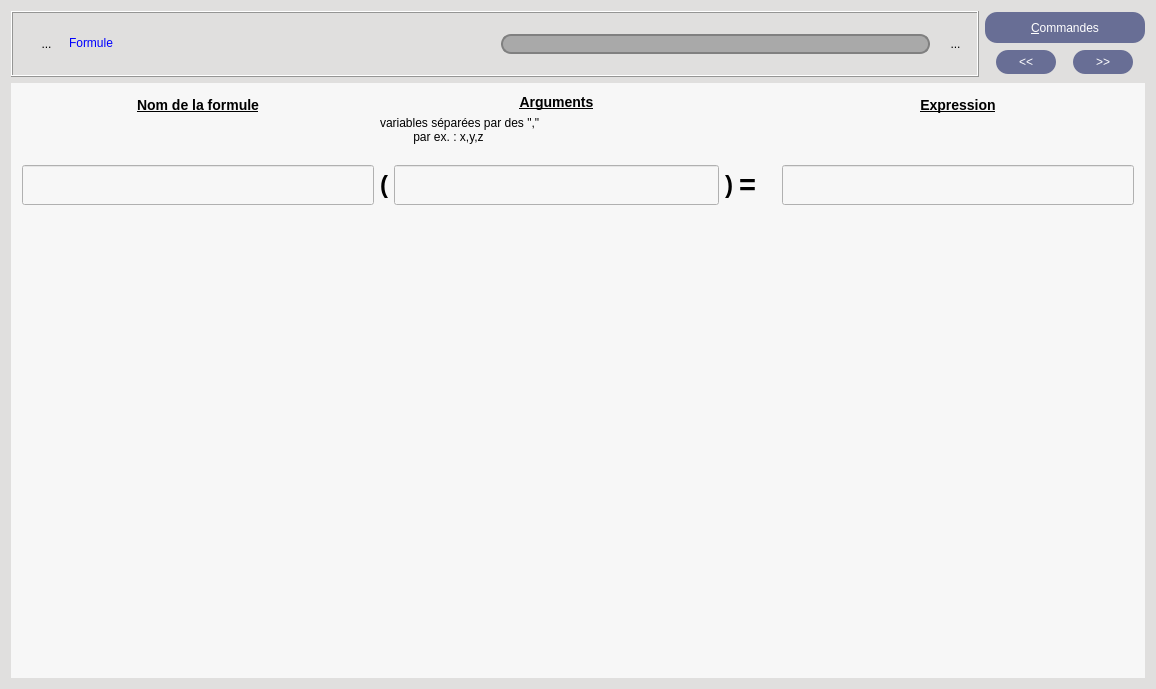
<?xml version="1.0" encoding="UTF-8"?>
<ui version="4.0">
 <class>WidgetFormule</class>
 <widget class="QWidget" name="WidgetFormule">
  <property name="geometry">
   <rect>
    <x>0</x>
    <y>0</y>
    <width>1156</width>
    <height>689</height>
   </rect>
  </property>
  <property name="sizePolicy">
   <sizepolicy hsizetype="Expanding" vsizetype="Expanding">
    <horstretch>0</horstretch>
    <verstretch>0</verstretch>
   </sizepolicy>
  </property>
  <property name="minimumSize">
   <size>
    <width>0</width>
    <height>0</height>
   </size>
  </property>
  <property name="windowTitle">
   <string>DCommandeUnique</string>
  </property>
  <property name="toolTip">
   <string/>
  </property>
  <property name="styleSheet">
   <string notr="true">background-color : rgb(224,223,222);
font : 'times' 9px</string>
  </property>
  <layout class="QVBoxLayout" name="verticalLayout_3">
   <item>
    <layout class="QHBoxLayout" name="horizontalLayout_4">
     <item>
      <widget class="QFrame" name="frame_2">
       <property name="sizePolicy">
        <sizepolicy hsizetype="Preferred" vsizetype="Fixed">
         <horstretch>0</horstretch>
         <verstretch>0</verstretch>
        </sizepolicy>
       </property>
       <property name="frameShape">
        <enum>QFrame::Box</enum>
       </property>
       <property name="frameShadow">
        <enum>QFrame::Raised</enum>
       </property>
       <layout class="QHBoxLayout" name="horizontalLayout">
        <property name="spacing">
         <number>0</number>
        </property>
        <item>
         <spacer name="horizontalSpacer_5">
          <property name="orientation">
           <enum>Qt::Horizontal</enum>
          </property>
          <property name="sizeType">
           <enum>QSizePolicy::Fixed</enum>
          </property>
          <property name="sizeHint" stdset="0">
           <size>
            <width>13</width>
            <height>20</height>
           </size>
          </property>
         </spacer>
        </item>
        <item>
         <widget class="MonBoutonValide" name="RBValide">
          <property name="minimumSize">
           <size>
            <width>17</width>
            <height>31</height>
           </size>
          </property>
          <property name="maximumSize">
           <size>
            <width>21</width>
            <height>31</height>
           </size>
          </property>
          <property name="focusPolicy">
           <enum>Qt::ClickFocus</enum>
          </property>
          <property name="toolTip">
           <string>Affiche le rapport de validité de la commande</string>
          </property>
          <property name="styleSheet">
           <string notr="true">border : 0px</string>
          </property>
          <property name="text">
           <string>...</string>
          </property>
          <property name="icon">
           <iconset>
            <normaloff>../Editeur/icons/ast-green-ball.png</normaloff>../Editeur/icons/ast-green-ball.png</iconset>
          </property>
          <property name="iconSize">
           <size>
            <width>21</width>
            <height>31</height>
           </size>
          </property>
         </widget>
        </item>
        <item>
         <spacer name="horizontalSpacer_3">
          <property name="orientation">
           <enum>Qt::Horizontal</enum>
          </property>
          <property name="sizeType">
           <enum>QSizePolicy::Fixed</enum>
          </property>
          <property name="sizeHint" stdset="0">
           <size>
            <width>13</width>
            <height>20</height>
           </size>
          </property>
         </spacer>
        </item>
        <item>
         <widget class="MonLabelClic" name="labelNomCommande">
          <property name="sizePolicy">
           <sizepolicy hsizetype="MinimumExpanding" vsizetype="Fixed">
            <horstretch>0</horstretch>
            <verstretch>0</verstretch>
           </sizepolicy>
          </property>
          <property name="minimumSize">
           <size>
            <width>150</width>
            <height>31</height>
           </size>
          </property>
          <property name="frameShape">
           <enum>QFrame::NoFrame</enum>
          </property>
          <property name="frameShadow">
           <enum>QFrame::Raised</enum>
          </property>
          <property name="text">
           <string>&lt;html&gt;&lt;head/&gt;&lt;body&gt;&lt;p&gt;&lt;span style=&quot; color:#0000ff;&quot;&gt;Formule&lt;/span&gt;&lt;/p&gt;&lt;/body&gt;&lt;/html&gt;</string>
          </property>
         </widget>
        </item>
        <item>
         <spacer name="toto">
          <property name="orientation">
           <enum>Qt::Horizontal</enum>
          </property>
          <property name="sizeType">
           <enum>QSizePolicy::Maximum</enum>
          </property>
          <property name="sizeHint" stdset="0">
           <size>
            <width>2</width>
            <height>40</height>
           </size>
          </property>
         </spacer>
        </item>
        <item>
         <widget class="QLineEdit" name="LENom">
          <property name="sizePolicy">
           <sizepolicy hsizetype="MinimumExpanding" vsizetype="Fixed">
            <horstretch>0</horstretch>
            <verstretch>0</verstretch>
           </sizepolicy>
          </property>
          <property name="toolTip">
           <string>Nom de l'objet. Seuls, les objets valides peuvent être nommés</string>
          </property>
          <property name="styleSheet">
           <string notr="true"> QLineEdit {
     border: 2px solid gray;
     border-radius: 10px;
     padding: 0 8px;
     background: darkgray;
   /*  selection-background-color: darkgray;*/
 }
QLineEdit:disabled
{
    background: lightgray;
}
/*read-only {
     background: lightblue;*/</string>
          </property>
          <property name="readOnly">
           <bool>false</bool>
          </property>
         </widget>
        </item>
        <item>
         <spacer name="horizontalSpacer_2">
          <property name="orientation">
           <enum>Qt::Horizontal</enum>
          </property>
          <property name="sizeType">
           <enum>QSizePolicy::Ignored</enum>
          </property>
          <property name="sizeHint" stdset="0">
           <size>
            <width>2</width>
            <height>40</height>
           </size>
          </property>
         </spacer>
        </item>
        <item>
         <layout class="QHBoxLayout" name="horizontalLayout_2">
          <property name="spacing">
           <number>4</number>
          </property>
          <property name="sizeConstraint">
           <enum>QLayout::SetFixedSize</enum>
          </property>
         </layout>
        </item>
        <item>
         <spacer name="horizontalSpacer_4">
          <property name="orientation">
           <enum>Qt::Horizontal</enum>
          </property>
          <property name="sizeType">
           <enum>QSizePolicy::Fixed</enum>
          </property>
          <property name="sizeHint" stdset="0">
           <size>
            <width>13</width>
            <height>20</height>
           </size>
          </property>
         </spacer>
        </item>
        <item>
         <widget class="QToolButton" name="RBPoubelle">
          <property name="minimumSize">
           <size>
            <width>21</width>
            <height>31</height>
           </size>
          </property>
          <property name="maximumSize">
           <size>
            <width>21</width>
            <height>31</height>
           </size>
          </property>
          <property name="focusPolicy">
           <enum>Qt::ClickFocus</enum>
          </property>
          <property name="toolTip">
           <string>Détruit la commande</string>
          </property>
          <property name="styleSheet">
           <string notr="true">border : 0px</string>
          </property>
          <property name="text">
           <string>...</string>
          </property>
          <property name="icon">
           <iconset>
            <normaloff>../Editeur/icons/deleteRond.png</normaloff>../Editeur/icons/deleteRond.png</iconset>
          </property>
          <property name="iconSize">
           <size>
            <width>21</width>
            <height>31</height>
           </size>
          </property>
         </widget>
        </item>
       </layout>
       <zorder>RBValide</zorder>
       <zorder>labelNomCommande</zorder>
       <zorder>LENom</zorder>
       <zorder>horizontalSpacer_3</zorder>
       <zorder>horizontalSpacer_4</zorder>
       <zorder>RBPoubelle</zorder>
       <zorder>horizontalSpacer_5</zorder>
      </widget>
     </item>
     <item>
      <layout class="QVBoxLayout" name="verticalLayout_2">
       <item>
        <widget class="QPushButton" name="bCatalogue">
         <property name="sizePolicy">
          <sizepolicy hsizetype="Fixed" vsizetype="Fixed">
           <horstretch>0</horstretch>
           <verstretch>0</verstretch>
          </sizepolicy>
         </property>
         <property name="minimumSize">
          <size>
           <width>160</width>
           <height>31</height>
          </size>
         </property>
         <property name="focusPolicy">
          <enum>Qt::ClickFocus</enum>
         </property>
         <property name="toolTip">
          <string>Affiche les commandes possibles</string>
         </property>
         <property name="styleSheet">
          <string notr="true">background-color:rgb(104,110,149);
color :white;
border-radius : 12px
</string>
         </property>
         <property name="text">
          <string>&amp;Commandes</string>
         </property>
         <property name="shortcut">
          <string>Shift+A, Alt+A, Alt+A, Alt+A</string>
         </property>
         <property name="autoDefault">
          <bool>true</bool>
         </property>
         <property name="default">
          <bool>true</bool>
         </property>
        </widget>
       </item>
       <item>
        <layout class="QHBoxLayout" name="horizontalLayout_3">
         <item>
          <widget class="QPushButton" name="bAvant">
           <property name="sizePolicy">
            <sizepolicy hsizetype="Fixed" vsizetype="Fixed">
             <horstretch>0</horstretch>
             <verstretch>0</verstretch>
            </sizepolicy>
           </property>
           <property name="minimumSize">
            <size>
             <width>60</width>
             <height>24</height>
            </size>
           </property>
           <property name="maximumSize">
            <size>
             <width>60</width>
             <height>24</height>
            </size>
           </property>
           <property name="focusPolicy">
            <enum>Qt::ClickFocus</enum>
           </property>
           <property name="toolTip">
            <string>Affiche le formulaire de la commande précédente</string>
           </property>
           <property name="styleSheet">
            <string notr="true">background-color:rgb(104,110,149);
color :white;
border-radius : 12px
</string>
           </property>
           <property name="text">
            <string>&lt;&lt;</string>
           </property>
           <property name="shortcut">
            <string>Shift+A, Alt+A, Alt+A, Alt+A</string>
           </property>
           <property name="autoDefault">
            <bool>true</bool>
           </property>
           <property name="default">
            <bool>true</bool>
           </property>
          </widget>
         </item>
         <item>
          <widget class="QPushButton" name="bApres">
           <property name="sizePolicy">
            <sizepolicy hsizetype="Fixed" vsizetype="Fixed">
             <horstretch>0</horstretch>
             <verstretch>0</verstretch>
            </sizepolicy>
           </property>
           <property name="minimumSize">
            <size>
             <width>60</width>
             <height>24</height>
            </size>
           </property>
           <property name="maximumSize">
            <size>
             <width>60</width>
             <height>24</height>
            </size>
           </property>
           <property name="focusPolicy">
            <enum>Qt::ClickFocus</enum>
           </property>
           <property name="toolTip">
            <string>Affiche le formulaire de la commande suivante</string>
           </property>
           <property name="styleSheet">
            <string notr="true">background-color:rgb(104,110,149);
color :white;
border-radius : 12px
</string>
           </property>
           <property name="text">
            <string>&gt;&gt;</string>
           </property>
           <property name="shortcut">
            <string>Shift+A, Alt+A, Alt+A, Alt+A</string>
           </property>
           <property name="autoDefault">
            <bool>true</bool>
           </property>
           <property name="default">
            <bool>true</bool>
           </property>
          </widget>
         </item>
        </layout>
       </item>
      </layout>
     </item>
    </layout>
   </item>
   <item>
    <widget class="QScrollArea" name="scrollAreaCommandes">
     <property name="minimumSize">
      <size>
       <width>0</width>
       <height>81</height>
      </size>
     </property>
     <property name="styleSheet">
      <string notr="true">background : rgb(247,247,247)


</string>
     </property>
     <property name="frameShape">
      <enum>QFrame::NoFrame</enum>
     </property>
     <property name="verticalScrollBarPolicy">
      <enum>Qt::ScrollBarAsNeeded</enum>
     </property>
     <property name="horizontalScrollBarPolicy">
      <enum>Qt::ScrollBarAsNeeded</enum>
     </property>
     <property name="widgetResizable">
      <bool>true</bool>
     </property>
     <widget class="QWidget" name="scrollAreaWidgetContents">
      <property name="geometry">
       <rect>
        <x>0</x>
        <y>0</y>
        <width>1138</width>
        <height>598</height>
       </rect>
      </property>
      <layout class="QVBoxLayout" name="verticalLayout_5">
       <item>
        <layout class="QGridLayout" name="gridLayout">
         <item row="0" column="0">
          <widget class="QLabel" name="textLabel1_4">
           <property name="minimumSize">
            <size>
             <width>0</width>
             <height>0</height>
            </size>
           </property>
           <property name="text">
            <string>&lt;h3&gt;&lt;p align=&quot;center&quot;&gt;&lt;u&gt;&lt;b&gt;Nom de la formule&lt;/b&gt;&lt;/u&gt;&lt;/p&gt;&lt;/h3&gt;</string>
           </property>
           <property name="wordWrap">
            <bool>false</bool>
           </property>
          </widget>
         </item>
         <item row="0" column="1" rowspan="2">
          <layout class="QVBoxLayout" name="verticalLayout">
           <item>
            <widget class="QLabel" name="textLabel1_2">
             <property name="text">
              <string>&lt;h3&gt;&lt;p align=&quot;center&quot;&gt;&lt;u&gt;&lt;b&gt;Arguments&lt;/b&gt;&lt;/u&gt;&lt;/p&gt;&lt;/h3&gt;</string>
             </property>
             <property name="wordWrap">
              <bool>false</bool>
             </property>
            </widget>
           </item>
           <item>
            <widget class="QLabel" name="textLabel2">
             <property name="text">
              <string>variables séparées par des &quot;,&quot;
          par ex. : x,y,z</string>
             </property>
             <property name="wordWrap">
              <bool>false</bool>
             </property>
            </widget>
           </item>
          </layout>
         </item>
         <item row="0" column="4">
          <widget class="QLabel" name="textLabel1_5">
           <property name="sizePolicy">
            <sizepolicy hsizetype="MinimumExpanding" vsizetype="Preferred">
             <horstretch>0</horstretch>
             <verstretch>0</verstretch>
            </sizepolicy>
           </property>
           <property name="minimumSize">
            <size>
             <width>0</width>
             <height>0</height>
            </size>
           </property>
           <property name="text">
            <string>&lt;h3&gt;&lt;p align=&quot;center&quot;&gt;&lt;u&gt;&lt;b&gt;Expression&lt;/b&gt;&lt;/u&gt;&lt;/p&gt;&lt;/h3&gt;</string>
           </property>
           <property name="wordWrap">
            <bool>false</bool>
           </property>
          </widget>
         </item>
         <item row="1" column="3">
          <spacer name="horizontalSpacer_6">
           <property name="orientation">
            <enum>Qt::Horizontal</enum>
           </property>
           <property name="sizeType">
            <enum>QSizePolicy::Fixed</enum>
           </property>
           <property name="sizeHint" stdset="0">
            <size>
             <width>17</width>
             <height>17</height>
            </size>
           </property>
          </spacer>
         </item>
         <item row="2" column="0">
          <widget class="QLineEdit" name="LENomFormule">
           <property name="minimumSize">
            <size>
             <width>0</width>
             <height>40</height>
            </size>
           </property>
          </widget>
         </item>
         <item row="2" column="1">
          <layout class="QHBoxLayout" name="horizontalLayout_5">
           <item>
            <widget class="QLabel" name="textLabel1_6">
             <property name="text">
              <string>&lt;h1&gt;&lt;b&gt;(&lt;/b&gt;&lt;/h1&gt;</string>
             </property>
             <property name="wordWrap">
              <bool>false</bool>
             </property>
            </widget>
           </item>
           <item>
            <widget class="QLineEdit" name="LENomsArgs">
             <property name="minimumSize">
              <size>
               <width>230</width>
               <height>40</height>
              </size>
             </property>
            </widget>
           </item>
           <item>
            <widget class="QLabel" name="textLabel1_6_2">
             <property name="text">
              <string>&lt;h1&gt;&lt;b&gt;)&lt;/b&gt;&lt;/h1&gt;</string>
             </property>
             <property name="wordWrap">
              <bool>false</bool>
             </property>
            </widget>
           </item>
          </layout>
         </item>
         <item row="2" column="2">
          <layout class="QVBoxLayout" name="verticalLayout_4">
           <item>
            <spacer name="verticalSpacer_2">
             <property name="orientation">
              <enum>Qt::Vertical</enum>
             </property>
             <property name="sizeHint" stdset="0">
              <size>
               <width>20</width>
               <height>5</height>
              </size>
             </property>
            </spacer>
           </item>
           <item>
            <widget class="QLabel" name="textLabel2_2">
             <property name="sizePolicy">
              <sizepolicy hsizetype="Preferred" vsizetype="Fixed">
               <horstretch>0</horstretch>
               <verstretch>0</verstretch>
              </sizepolicy>
             </property>
             <property name="minimumSize">
              <size>
               <width>0</width>
               <height>35</height>
              </size>
             </property>
             <property name="maximumSize">
              <size>
               <width>16777215</width>
               <height>35</height>
              </size>
             </property>
             <property name="text">
              <string>&lt;font size=&quot;+4&quot; face=&quot;Helvetica&quot;&gt;&lt;b&gt;=&lt;/b&gt;&lt;/font&gt;</string>
             </property>
             <property name="wordWrap">
              <bool>false</bool>
             </property>
            </widget>
           </item>
           <item>
            <spacer name="verticalSpacer_3">
             <property name="orientation">
              <enum>Qt::Vertical</enum>
             </property>
             <property name="sizeHint" stdset="0">
              <size>
               <width>20</width>
               <height>10</height>
              </size>
             </property>
            </spacer>
           </item>
          </layout>
         </item>
         <item row="2" column="4">
          <widget class="QLineEdit" name="LECorpsFormule">
           <property name="sizePolicy">
            <sizepolicy hsizetype="MinimumExpanding" vsizetype="Fixed">
             <horstretch>0</horstretch>
             <verstretch>0</verstretch>
            </sizepolicy>
           </property>
           <property name="minimumSize">
            <size>
             <width>0</width>
             <height>40</height>
            </size>
           </property>
          </widget>
         </item>
        </layout>
       </item>
       <item>
        <spacer name="verticalSpacer">
         <property name="orientation">
          <enum>Qt::Vertical</enum>
         </property>
         <property name="sizeHint" stdset="0">
          <size>
           <width>20</width>
           <height>446</height>
          </size>
         </property>
        </spacer>
       </item>
      </layout>
     </widget>
    </widget>
   </item>
  </layout>
 </widget>
 <layoutdefault spacing="6" margin="11"/>
 <pixmapfunction>qPixmapFromMimeSource</pixmapfunction>
 <customwidgets>
  <customwidget>
   <class>MonBoutonValide</class>
   <extends>QToolButton</extends>
   <header>monBoutonValide.h</header>
  </customwidget>
  <customwidget>
   <class>MonLabelClic</class>
   <extends>QLabel</extends>
   <header>monLabelClic.h</header>
  </customwidget>
 </customwidgets>
 <tabstops>
  <tabstop>scrollAreaCommandes</tabstop>
  <tabstop>LENomsArgs</tabstop>
  <tabstop>LECorpsFormule</tabstop>
  <tabstop>LENom</tabstop>
  <tabstop>LENomFormule</tabstop>
 </tabstops>
 <resources/>
 <connections/>
</ui>
